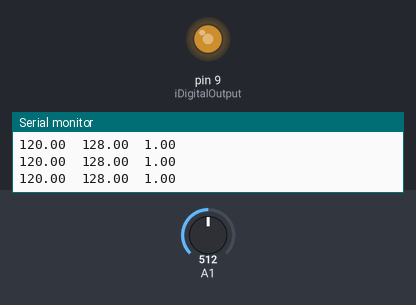
A sketch run on a simulated Arduino Uno, built with avr-gcc and run on an emulated ATmega328P. Parts: output pins drawn as LEDs (lit = HIGH), the last lines printed to the serial monitor. The inputs (shaded band) are chosen by the test bench; at power-on: A1 = 512.

Above: at 1.26 s.
1.3 s: A1 set to 716
At 1.36 s:
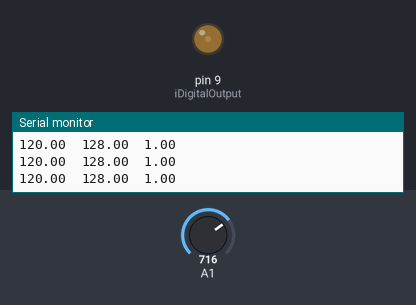
4.3 s: A1 set to 44
At 4.51 s:
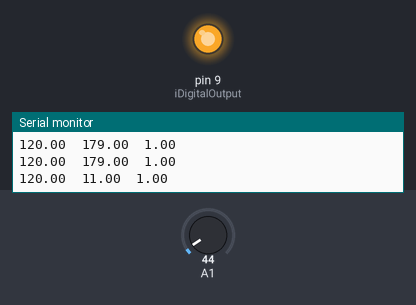
7.3 s: A1 set to 35
At 7.45 s:
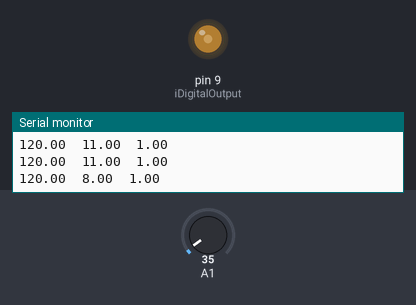
10.3 s: A1 set to 900
Timing chart, 0 to 14.3 s (numbered marks = the images above; inputs shaded):
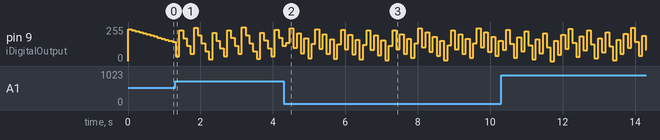

Measured:
- the behaviour switches between 40 and 39 on A1 (found by bisection; images 2 and 3)

The sketch:

Arduino_RC_1.ino
```cpp
 //Analoge ingang (A0)
 int sensorvalue;
  float fAnalogValue;

  //wenswaarde regelaar
  float fWensWaarde=120;

//PID instellingen => eventueel te koppelen met potentiometer
  byte P=1;
  byte I=1;
  byte D;

  //PID regelaar
  byte byP;
  byte byI;
  byte byI_old;
  byte byD;
  byte byD_old;
  byte byPID;
  byte e;

  //Tijd
  int iTijdNu;
  int iTijdVorigeCyclus;
  float fTijdVerschil;

   //PWM uitgang (pin 9)
  int iDigitalOutput = 9;

void setup() {
  // put your setup code here, to run once:
  //seriele monitor activeren
  Serial.begin(9600);

}

void loop() {
  // put your main code here, to run repeatedly:
  //Inlezen analoge waarde
  sensorvalue=analogRead(A1);
  fAnalogValue=sensorvalue/4;
  //foutberekening
  e =fWensWaarde-fAnalogValue;

 //Berekening P
 byP=P*e;
 //Tijdsopname
 iTijdVorigeCyclus=iTijdNu;
 iTijdNu=millis();

 fTijdVerschil=1.0;


 //Berekening I
 byI=I*e*fTijdVerschil+byI_old;
 byI_old=byI;
 //Berekening D
 byD=D*e/fTijdVerschil+byD_old;
 byD_old=byD;

 byPID=(byP+byI+byD);

 analogWrite(iDigitalOutput,byPID);


 delay(100);
  Serial.print(fWensWaarde);
 Serial.print("\t");
 Serial.print(fAnalogValue);
 Serial.print("\t");
 Serial.println(fTijdVerschil);
}
```
